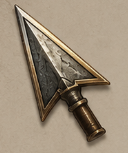
#> input picture 참고/cursor_arrow.png, 128 x 153 px
$ python build_cursors.py
#> lines starting #> are read from the running program, lines starting #| are printed output that depends on the picture
"""참고/*.png 원본 사진 → theme.css 의 32px 커서 4종(base64 PNG) 재생성.

    python tools/build_cursors.py

사진을 바꾸거나 각도·크기를 조정할 때 이 스크립트만 다시 돌리면 된다.
손으로 base64를 만지지 말 것 — 여기가 유일한 생성처다.
"""
import io, re, sys, base64, pathlib
from collections import deque
from PIL import Image, ImageFilter, ImageDraw, ImageEnhance

# 윈도우 콘솔 기본 코드페이지(cp949)에서는 '—' 같은 문자에 UnicodeEncodeError가 난다.
sys.stdout.reconfigure(encoding="utf-8", errors="replace")

ROOT = pathlib.Path(__file__).resolve().parent.parent
SRC  = ROOT.parent / "참고"
CSS  = ROOT / "Morituri.Headless" / "theme.css"
OUTLINE = (26, 18, 8, 255)          # #1a1208
STEP   = 14                          # 이웃 간 허용 색차(그라데이션 추적)
GLOBAL = 46                          # 테두리에서 뽑은 배경색과의 최대 허용 색차

def cut_background(im):
    """배경을 알파 0으로.

    이웃 색차만 보면 안 된다: 피사체 경계의 안티에일리어싱이 매끄러운 램프라
    영역성장이 그 램프를 타고 피사체 안으로 걸어 들어간다(창끝 날 가장자리가
    점선처럼 파이고 소켓이 뜯겼다 — 실측 내부 구멍 1222화소).
    그래서 두 조건을 모두 요구한다.
      (1) 이웃과 비슷할 것            → 배경 그라데이션을 따라간다
      (2) 테두리 배경색 표본과도 가까울 것 → 피사체로 넘어가지 못한다
    """
    im = im.convert("RGBA"); w, h = im.size; px = im.load()
#> in cut_background, im is the input picture: PIL image 128x153 RGBA; mean R, G, B, A 157.2, 142.3, 122.4, 255
#> after `w, h = im.size`: w = 128; h = 153
    # 테두리를 훑어 배경색 표본을 모은다(그라데이션이라 여러 개 필요)
    samples = set()
    for x in range(0, w, 2):
        samples.add(px[x, 0][:3]); samples.add(px[x, h-1][:3])
#> after the loop, samples = 66 items
    for y in range(0, h, 2):
        samples.add(px[0, y][:3]); samples.add(px[w-1, y][:3])
#> after the loop, samples = 111 items
    samples = list(samples)
#> samples = 111 items, first 6: (176, 159, 137), (186, 170, 150), (179, 165, 144), (183, 167, 145), (180, 163, 142), (178, 161, 140)

    def near_bg(c):
        return any(abs(c[0]-s[0])+abs(c[1]-s[1])+abs(c[2]-s[2]) <= GLOBAL for s in samples)

    bg = [[False]*w for _ in range(h)]; q = deque()
    def seed(x, y):
        if not bg[y][x] and near_bg(px[x, y][:3]):
            bg[y][x] = True; q.append((x, y))
    for x in range(w): seed(x, 0); seed(x, h-1)
    for y in range(h): seed(0, y); seed(w-1, y)
    while q:
        x, y = q.popleft(); r0, g0, b0, _ = px[x, y]
        for dx, dy in ((1,0),(-1,0),(0,1),(0,-1)):
            nx, ny = x+dx, y+dy
            if 0 <= nx < w and 0 <= ny < h and not bg[ny][nx]:
                c = px[nx, ny][:3]
                if abs(c[0]-r0)+abs(c[1]-g0)+abs(c[2]-b0) <= STEP*3 and near_bg(c):
                    bg[ny][nx] = True; q.append((nx, ny))
#> this loop made 13555 passes
#> (x, y, r0, g0, b0) on passes 4 to 6: (1, 152, 179, 162, 141), (2, 0, 172, 154, 133), (2, 152, 180, 163, 142)
#> after the loop, bg = 153 items

    # 남은 구멍 메우기: 바깥(테두리 연결)이 아닌 배경 화소는 피사체 내부 구멍이다.
    outside = [[False]*w for _ in range(h)]; q = deque()
#> after `outside = [[False] * w for _ in range(h)]`: outside = 153 items
    for x in range(w):
        for y in (0, h-1):
            if bg[y][x] and not outside[y][x]: outside[y][x] = True; q.append((x, y))
    for y in range(h):
        for x in (0, w-1):
            if bg[y][x] and not outside[y][x]: outside[y][x] = True; q.append((x, y))
    while q:
        x, y = q.popleft()
        for dx, dy in ((1,0),(-1,0),(0,1),(0,-1)):
            nx, ny = x+dx, y+dy
            if 0 <= nx < w and 0 <= ny < h and bg[ny][nx] and not outside[ny][nx]:
                outside[ny][nx] = True; q.append((nx, ny))
#> this loop made 13555 passes
#> (x, y) on passes 1 to 3: (0, 0), (0, 152), (1, 0)

    filled = 0
    for y in range(h):
        for x in range(w):
            if bg[y][x] and not outside[y][x]:
                bg[y][x] = False; filled += 1
#> after the loop, filled = 0
    for y in range(h):
        for x in range(w):
            if bg[y][x]:
                r, g, b, _ = px[x, y]; px[x, y] = (r, g, b, 0)
    if filled: print(f"   내부 구멍 {filled}화소 메움")
    return im

def interior_holes(im):
    """자가 점검: 각 행의 피사체 구간 안에 뚫린 투명 화소 수(0이어야 정상).

    주의: 덩어리가 둘 이상인 그림(창끝 + 배지)에는 쓰지 말 것. 두 덩어리
    사이의 정상적인 빈 공간을 구멍으로 세어 거짓 경고가 난다."""
    w, h = im.size; px = im.load(); n = 0
    for y in range(h):
        xs = [x for x in range(w) if px[x, y][3] > 0]
        if len(xs) < 2: continue
        n += sum(1 for x in range(min(xs), max(xs)+1) if px[x, y][3] == 0)
    return n

def hotspot(im):
    """뾰족한 끝 = 불투명 화소가 있는 최상단 행의 가운데.
    회전각을 바꾸면 끝 위치도 움직이므로 하드코딩하지 않고 매번 계산한다."""
    w, h = im.size; px = im.load()
    for y in range(h):
        xs = [x for x in range(w) if px[x, y][3] > 140]
        if xs: return (min(xs)+max(xs))//2, y
    return 0, 0

def trim(im):
    b = im.getbbox(); return im.crop(b) if b else im

def to_size(im, target):
    """프리멀티플라이 → LANCZOS 축소 → 언프리멀티플라이 → 1px 어두운 테두리.
    프리멀티플라이를 빠뜨리면 투명 경계에 배경색 헤일로가 남는다."""
    im = trim(im)
    pm = Image.new("RGBA", im.size); sp, dp = im.load(), pm.load()
    for y in range(im.size[1]):
        for x in range(im.size[0]):
            r, g, b, a = sp[x, y]; f = a/255
            dp[x, y] = (int(r*f), int(g*f), int(b*f), a)
    w, h = im.size; s = (target-2)/max(w, h)
    pm = pm.resize((max(1, int(w*s)), max(1, int(h*s))), Image.LANCZOS)
    fin = Image.new("RGBA", pm.size); sp, dp = pm.load(), fin.load()
    for y in range(pm.size[1]):
        for x in range(pm.size[0]):
            r, g, b, a = sp[x, y]
            dp[x, y] = (0,0,0,0) if a == 0 else (
                min(255,int(r*255/a)), min(255,int(g*255/a)), min(255,int(b*255/a)), a)
    a = fin.getchannel("A").filter(ImageFilter.MaxFilter(3))
    sh = Image.new("RGBA", fin.size, OUTLINE); sh.putalpha(a)
    fin = Image.alpha_composite(sh, fin)
    canvas = Image.new("RGBA", (32, 32), (0,0,0,0)); canvas.paste(fin, (0,0), fin)
    return canvas

def build():
    # 창끝은 원본이 정면 수직 → 반시계 24°로 좌상향. 월계는 원본이 이미 좌상향(반전 금지).
    arrow = cut_background(Image.open(SRC/"cursor_arrow.png")).rotate(0, Image.BICUBIC, expand=True)
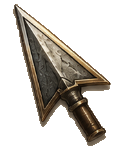
#> arrow: PIL image 128x153 RGBA; mean R, G, B, A 157.2, 142.3, 122.4, 78.5; transparent parts drawn white
    laurel = cut_background(Image.open(SRC/"cursor_laurel.png"))
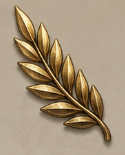
#> input picture 참고/cursor_laurel.png, 125 x 155 px
#> in cut_background, im is the input picture: PIL image 125x155 RGBA; mean R, G, B, A 166, 147.7, 121.8, 255
#> the loop in cut_background (call 2), `while q:` made 13176 passes
#> (x, y, r0, g0, b0) on passes 4 to 6: (1, 154, 189, 175, 156), (2, 0, 183, 167, 147), (2, 154, 188, 174, 155)
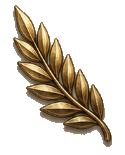
#> laurel: PIL image 125x155 RGBA; mean R, G, B, A 166, 147.7, 121.8, 81.6; transparent parts drawn white
    out = {"--cur-arrow": (to_size(arrow, 32), "default"),
           "--cur-hand":  (to_size(laurel, 32), "pointer")}
#> in trim, `return im.crop(b) if b else im`:
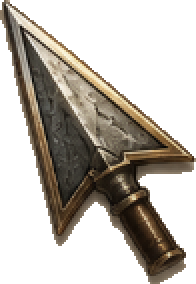
#> returned value: PIL image 98x142 RGBA (shown 2 times larger); mean R, G, B, A 147.4, 132.8, 113.3, 110.5; transparent parts drawn white
#> in to_size, `pm = Image.new('RGBA', im.size)`: pm: PIL image 98x142 RGBA; every value is 0
#> in to_size, `fin = Image.new('RGBA', pm.size)`: fin: PIL image 20x30 RGBA; every value is 0
#> in to_size, `canvas = Image.new('RGBA', (32, 32), (0, 0, 0, 0))`: canvas: PIL image 32x32 RGBA; every value is 0
#> call 2 of to_size, with target = 32
#> in trim (call 2), `return im.crop(b) if b else im`:
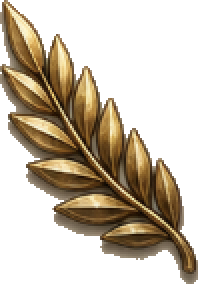
#> returned value: PIL image 99x142 RGBA (shown 2 times larger); mean R, G, B, A 159, 139.3, 111.2, 112.4; transparent parts drawn white
#> in to_size (call 2), `pm = Image.new('RGBA', im.size)`: pm: PIL image 99x142 RGBA; every value is 0
#> in to_size (call 2), `fin = Image.alpha_composite(sh, fin)`:
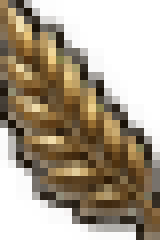
#> fin: PIL image 20x30 RGBA (shown 8 times larger); mean R, G, B, A 80.1, 64.1, 41, 150.9; transparent parts drawn white

    no = to_size(arrow, 24)
    no = ImageEnhance.Brightness(ImageEnhance.Color(no).enhance(.25)).enhance(.85)
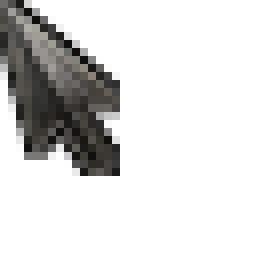
#> no: PIL image 32x32 RGBA (shown 8 times larger); mean R, G, B, A 14.4, 13.8, 13.2, 52; transparent parts drawn white
    d = ImageDraw.Draw(no)
    d.ellipse([17.6,17.6,30.4,30.4], fill=(26,18,8,200), outline=(138,31,26,255), width=2)
    d.line([20.2,27.8,27.8,20.2], fill=(138,31,26,255), width=2)
    out["--cur-no"] = (no, "not-allowed")

    wait = to_size(arrow, 24); d = ImageDraw.Draw(wait)
    d.ellipse([17.4,17.4,30.6,30.6], fill=(26,18,8,205), outline=(138,106,42,255), width=2)
    d.line([20.9,20.2,27.1,20.2], fill=(210,171,85,255), width=2)
    d.line([20.9,27.8,27.1,27.8], fill=(210,171,85,255), width=2)
    d.polygon([(21.7,20.9),(26.3,20.9),(24,24)], fill=(232,201,135,255))
    d.polygon([(21.7,27.1),(26.3,27.1),(24,24)], fill=(138,106,42,255))
    out["--cur-wait"] = (wait, "progress")

#> (the run stopped early here; a loop or call above may not have finished)
